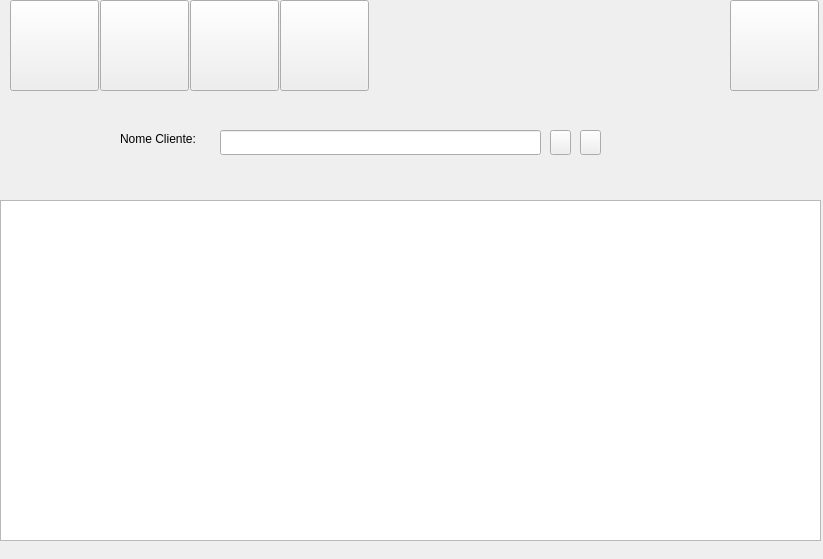
<?xml version="1.0" encoding="UTF-8"?>
<ui version="4.0">
 <class>Form</class>
 <widget class="QWidget" name="Form">
  <property name="geometry">
   <rect>
    <x>0</x>
    <y>0</y>
    <width>823</width>
    <height>559</height>
   </rect>
  </property>
  <property name="windowTitle">
   <string>Form</string>
  </property>
  <widget class="QPushButton" name="bt_cliente">
   <property name="geometry">
    <rect>
     <x>10</x>
     <y>0</y>
     <width>89</width>
     <height>91</height>
    </rect>
   </property>
   <property name="toolTip">
    <string>&lt;html&gt;&lt;head/&gt;&lt;body&gt;&lt;p&gt;&lt;br/&gt;&lt;/p&gt;&lt;/body&gt;&lt;/html&gt;</string>
   </property>
   <property name="styleSheet">
    <string notr="true">image: url(:/icon_cliente/imagens/icons/cliente.png)</string>
   </property>
   <property name="text">
    <string/>
   </property>
  </widget>
  <widget class="QPushButton" name="bt_cliente_2">
   <property name="geometry">
    <rect>
     <x>100</x>
     <y>0</y>
     <width>89</width>
     <height>91</height>
    </rect>
   </property>
   <property name="toolTip">
    <string>&lt;html&gt;&lt;head/&gt;&lt;body&gt;&lt;p&gt;&lt;br/&gt;&lt;/p&gt;&lt;/body&gt;&lt;/html&gt;</string>
   </property>
   <property name="styleSheet">
    <string notr="true">image: url(:/icon_cliente/imagens/icons/cliente.png)</string>
   </property>
   <property name="text">
    <string/>
   </property>
  </widget>
  <widget class="QPushButton" name="bt_cliente_3">
   <property name="geometry">
    <rect>
     <x>190</x>
     <y>0</y>
     <width>89</width>
     <height>91</height>
    </rect>
   </property>
   <property name="toolTip">
    <string>&lt;html&gt;&lt;head/&gt;&lt;body&gt;&lt;p&gt;&lt;br/&gt;&lt;/p&gt;&lt;/body&gt;&lt;/html&gt;</string>
   </property>
   <property name="styleSheet">
    <string notr="true">image: url(:/icon_cliente/imagens/icons/cliente.png)</string>
   </property>
   <property name="text">
    <string/>
   </property>
  </widget>
  <widget class="QPushButton" name="bt_cliente_4">
   <property name="geometry">
    <rect>
     <x>280</x>
     <y>0</y>
     <width>89</width>
     <height>91</height>
    </rect>
   </property>
   <property name="toolTip">
    <string>&lt;html&gt;&lt;head/&gt;&lt;body&gt;&lt;p&gt;&lt;br/&gt;&lt;/p&gt;&lt;/body&gt;&lt;/html&gt;</string>
   </property>
   <property name="styleSheet">
    <string notr="true">image: url(:/icon_cliente/imagens/icons/cliente.png)</string>
   </property>
   <property name="text">
    <string/>
   </property>
  </widget>
  <widget class="QPushButton" name="bt_cliente_5">
   <property name="geometry">
    <rect>
     <x>730</x>
     <y>0</y>
     <width>89</width>
     <height>91</height>
    </rect>
   </property>
   <property name="toolTip">
    <string>&lt;html&gt;&lt;head/&gt;&lt;body&gt;&lt;p&gt;&lt;br/&gt;&lt;/p&gt;&lt;/body&gt;&lt;/html&gt;</string>
   </property>
   <property name="styleSheet">
    <string notr="true">image: url(:/icon_cliente/imagens/icons/cliente.png)</string>
   </property>
   <property name="text">
    <string/>
   </property>
  </widget>
  <widget class="QPushButton" name="pushButton">
   <property name="geometry">
    <rect>
     <x>550</x>
     <y>130</y>
     <width>21</width>
     <height>25</height>
    </rect>
   </property>
   <property name="text">
    <string/>
   </property>
  </widget>
  <widget class="QPushButton" name="pushButton_2">
   <property name="geometry">
    <rect>
     <x>580</x>
     <y>130</y>
     <width>21</width>
     <height>25</height>
    </rect>
   </property>
   <property name="text">
    <string/>
   </property>
  </widget>
  <widget class="QTableView" name="tableView">
   <property name="geometry">
    <rect>
     <x>0</x>
     <y>200</y>
     <width>821</width>
     <height>341</height>
    </rect>
   </property>
  </widget>
  <widget class="QLabel" name="label">
   <property name="geometry">
    <rect>
     <x>120</x>
     <y>130</y>
     <width>91</width>
     <height>17</height>
    </rect>
   </property>
   <property name="text">
    <string>Nome Cliente:</string>
   </property>
  </widget>
  <widget class="QLineEdit" name="lineEdit">
   <property name="geometry">
    <rect>
     <x>220</x>
     <y>130</y>
     <width>321</width>
     <height>25</height>
    </rect>
   </property>
  </widget>
 </widget>
 <resources/>
 <connections/>
</ui>
